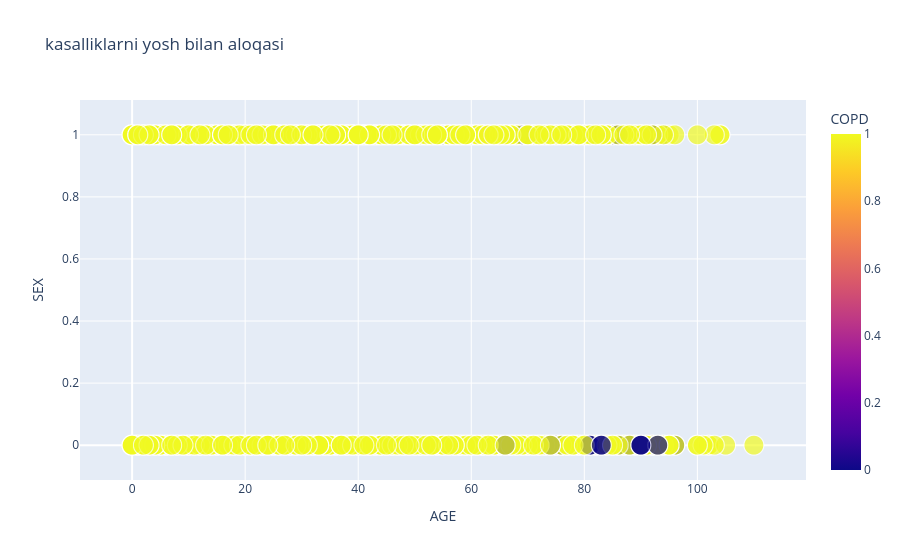

The notebook cell saved with this chart:
### Code cell
#Plotly express

import plotly.express as px
fig=px.scatter(df,x='AGE',y='SEX',color='COPD',size='ASTHMA',hover_data=['AGE'],title='kasalliklarni yosh bilan aloqasi')
fig.show()

### Figure 1 — Plotly figure (JSON) as saved in the notebook; plotly's stock layout.template omitted (floating-point values rounded to 4 significant figures; data arrays with more than 128 entries replaced by an {"elided": "..."} marker saying what was removed)
{"data": [{"hovertemplate": "AGE=%{x}<br>SEX=%{y}<br>ASTHMA=%{marker.size}<br>COPD=%{marker.color}<extra></extra>", "legendgroup": "", "marker": {"color": {"elided": "25000 float values"}, "coloraxis": "coloraxis", "size": {"elided": "25000 float values"}, "sizemode": "area", "sizeref": 0.0025, "symbol": "circle"}, "mode": "markers", "name": "", "showlegend": false, "type": "scattergl", "x": {"elided": "25000 float values"}, "xaxis": "x", "y": {"elided": "25000 float values"}, "yaxis": "y"}], "layout": {"coloraxis": {"colorbar": {"title": {"text": "COPD"}}, "colorscale": [[0, "#0d0887"], [0.1111, "#46039f"], [0.2222, "#7201a8"], [0.3333, "#9c179e"], [0.4444, "#bd3786"], [0.5556, "#d8576b"], [0.6667, "#ed7953"], [0.7778, "#fb9f3a"], [0.8889, "#fdca26"], [1, "#f0f921"]]}, "legend": {"itemsizing": "constant", "tracegroupgap": 0}, "title": {"text": "kasalliklarni yosh bilan aloqasi"}, "xaxis": {"anchor": "y", "domain": [0, 1], "title": {"text": "AGE"}}, "yaxis": {"anchor": "x", "domain": [0, 1], "title": {"text": "SEX"}}}}
